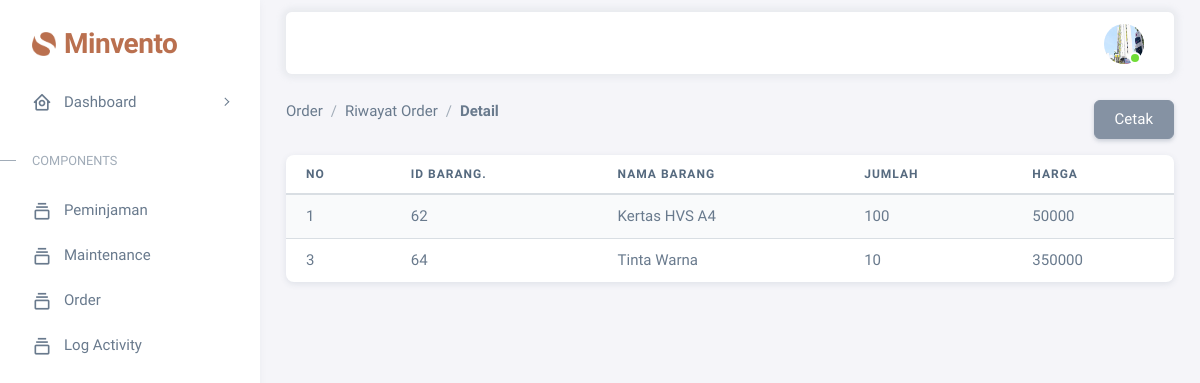
/dashboard/kantor/riwayat_order_k_dtl.php?id=29 (signed in), run on the app's committed database.
### tables this page shows
CREATE TABLE `profil` (
  `id_profil` int(11) NOT NULL,
  `id_user` int(11) NOT NULL,
  `nama` varchar(30) NOT NULL,
  `no_tlp` varchar(14) NOT NULL,
  `alamat` varchar(40) NOT NULL,
  `gambar_profil` varchar(255) NOT NULL,
  `deskripsi` varchar(200) NOT NULL
);

CREATE TABLE `pemesanan_dtl` (
  `id_pemesanan_dtl` int(11) NOT NULL,
  `id_pemesanan` int(11) NOT NULL,
  `id_barang` int(11) NOT NULL,
  `jumlah` int(11) NOT NULL,
  `harga` decimal(10,0) NOT NULL
);

CREATE TABLE `barang` (
  `id_barang` int(11) NOT NULL,
  `id_user` int(11) NOT NULL,
  `nama_barang` varchar(30) NOT NULL,
  `kategori` varchar(20) NOT NULL,
  `stok` int(11) NOT NULL,
  `lokasi` varchar(20) NOT NULL,
  `harga` decimal(10,0) NOT NULL,
  `gambar_barang` varchar(255) NOT NULL
);

### dashboard/kantor/riwayat_order_k_dtl.php (the view, shortened to what this page needs)
<?php
    include '../../controller/koneksi.php';
?>
<!DOCTYPE html>
<html
  lang="en"
  class="light-style layout-menu-fixed"
  dir="ltr"
  data-theme="theme-default"
  data-assets-path="../../assets/"
  data-template="vertical-menu-template-free"
>
  <head>
    <link rel="stylesheet" href="../../assets/vendor/fonts/boxicons.css" />
    <link rel="stylesheet" href="../../assets/vendor/css/core.css" class="template-customizer-core-css" />
    <link rel="stylesheet" href="../../assets/vendor/css/theme-default.css" class="template-customizer-theme-css" />
    <link rel="stylesheet" href="../../assets/css/demo.css" />
    <link rel="stylesheet" href="../../assets/vendor/libs/perfect-scrollbar/perfect-scrollbar.css" />
    <link rel="stylesheet" href="../../assets/vendor/libs/apex-charts/apex-charts.css" />
  </head>
  <body>
    <div class="layout-wrapper layout-content-navbar">
      <div class="layout-container">
        <?php
          include '../../partials/aside.php';
        ?>
        <div class="layout-page">
          <?php
            include '../../partials/navbar.php';
          ?>
          <div class="content-wrapper">
            <div class="container flex-grow-1 container-p-y">
              <div class="row mb-3">
                <div class="col">
                  <nav aria-label="breadcrumb">
                    <ol class="breadcrumb">
                        <li class="breadcrumb-item"><a href="order_k.php">Order</a></li>
                        <li class="breadcrumb-item">Riwayat Order</li>
                        <li class="breadcrumb-item active" aria-current="page">Detail</li>
                    </ol>
                  </nav>
                </div>
                <div class="col text-end">
                  <a href="cetak_nota.php?id=<?php echo $_GET['id']; ?>" class="btn btn-secondary">Cetak</a>
                </div>
              </div>
              <div class="card mb-4">
                  <div class="table-responsive text-nowrap">
                          <table class="table table-striped">
                              <thead>
                                  <tr>
                                      <th>NO</th>
                                      <th>ID Barang.</th>
                                      <th>Nama Barang</th>
                                      <th>Jumlah</th>
                                      <th>harga</th>
                                  </tr>
                              </thead>
                              <tbody class="table-border-bottom-0">
                              <?php
                                  $query = " SELECT p.*, pd.*, b.nama_barang, b.id_barang
                                  FROM pemesanan_dtl pd
                                  JOIN pemesanan p ON p.id_pemesanan = pd.id_pemesanan
                                  JOIN barang b ON pd.id_barang = b.id_barang
                                  WHERE p.id_user = '{$_SESSION['id']}' AND pd.id_pemesanan = {$_GET['id']} ";
                                  $result = $koneksi->query($query);
                                 if ($result && $result->num_rows > 0) {
                                  $no = 1;
                                  while ($row = $result->fetch_assoc()) {
                                    echo "<tr>
                                            <td>" . $no++ . "</td>
                                            <td>" . $row['id_barang'] . "</td>
                                            <td>" . $row['nama_barang'] . "</td>
                                            <td>" . $row['jumlah'] . "</td>
                                            <td>" . $row['harga'] . "</td>
                                        </tr>";
                                    $no++;
                                  }
                                } else {
                                  echo "<tr><td colspan='5'>Tidak ada data pemesanan barang</td></tr>";
                                }
                              ?>
                              </tbody>
                          </table>
                      </div>
              </div>
            </div>
          </div>
        </div>
      </div>
    </div>
  </body>
</html>

### partials/navbar.php (shortened to what this page needs)
<nav
            class="layout-navbar container-xxl navbar navbar-expand-xl navbar-detached align-items-center bg-navbar-theme"
            id="layout-navbar"
          >
            <div class="navbar-nav-right d-flex align-items-center" id="navbar-collapse">
              <ul class="navbar-nav flex-row align-items-center ms-auto">
                <?php
                    $query = "SELECT gambar_profil FROM profil WHERE id_user = '{$_SESSION['id']}'";
                    $result = $koneksi->query($query);
                    $row = $result->fetch_assoc();
                ?>
                <li class="nav-item navbar-dropdown dropdown-user dropdown">
                  <a class="nav-link dropdown-toggle hide-arrow" href="javascript:void(0);" data-bs-toggle="dropdown">
                    <div class="avatar avatar-online">
                      <?php if (!empty($row['gambar_profil'])) : ?>
                          <img src="../../img/upload/profil/<?php echo $row['gambar_profil']; ?>" class=" rounded-circle" alt="Company Logo" style="width: 40px; height: 40px;">
                      <?php else : ?>
                        <img src="../../img/user.png" class="rounded-circle" alt="Company Logo" style="width: 40px; height: 40px;">
                      <?php endif; ?>
                    </div>
                  </a>
                </li>
              </ul>
            </div>
          </nav>

### data on the page
profil: gambar_profil (picture)
pemesanan_dtl: id_barang.id_barang "62", id_barang.nama_barang "Kertas HVS A4", jumlah "100", harga "50000"
pemesanan_dtl: id_barang.id_barang "64", id_barang.nama_barang "Tinta Warna", jumlah "10", harga "350000"
